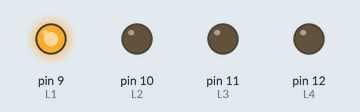
Simulated run of this sketch. Board: Arduino Uno, built with avr-gcc and run on an emulated ATmega328P. On the bench: output pins drawn as LEDs (lit = HIGH).

Above: at 0.07 s.
At 0.22 s:
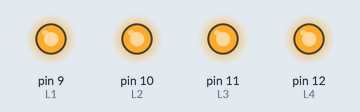
At 0.9 s:
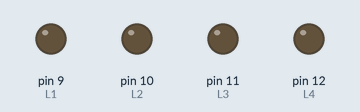
At 1.57 s:
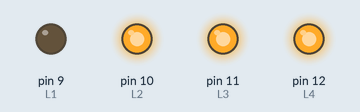
At 2.22 s:
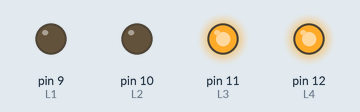
At 4.17 s:
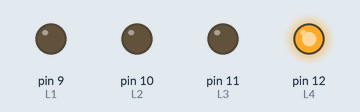
Timing chart, 0 to 4.5 s (numbered marks = the images above):
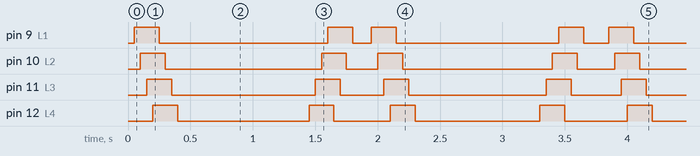

The sketch:

ExercicioLed3_9_HIPER_MEGA_AVANCADO.ino
```cpp
int L4 = 12;
int L3 = 11;
int L2 = 10;
int L1 = 9;
int Velocidade=50;
int Velocidade2=50;
int Velocidade3=1000;

void setup() {
  pinMode(L1, OUTPUT);
  pinMode(L2, OUTPUT);
  pinMode(L3, OUTPUT);
  pinMode(L4, OUTPUT);
}

void loop() {
  delay(Velocidade2);

  digitalWrite(L1, HIGH);
  delay(Velocidade);
  digitalWrite(L2, HIGH);
  delay(Velocidade);
  digitalWrite(L3, HIGH);
  delay(Velocidade);
  digitalWrite(L4, HIGH);
  delay(Velocidade);
  digitalWrite(L1, LOW);
  delay(Velocidade);
  digitalWrite(L2, LOW);
  delay(Velocidade);
  digitalWrite(L3, LOW);
  delay(Velocidade);
  digitalWrite(L4, LOW);
  delay(Velocidade);
  Velocidade2+=50;

  delay(Velocidade3);

  digitalWrite(L4, HIGH);
  delay(Velocidade);
  digitalWrite(L3, HIGH);
  delay(Velocidade);
  digitalWrite(L2, HIGH);
  delay(Velocidade);
  digitalWrite(L1, HIGH);
  delay(Velocidade);
  digitalWrite(L4, LOW);
  delay(Velocidade);
  digitalWrite(L3, LOW);
  delay(Velocidade);
  digitalWrite(L2, LOW);
  delay(Velocidade);
  digitalWrite(L1, LOW);
  delay(Velocidade);

  if(Velocidade3<=0)
  {
    Velocidade3=1000;
  }
  else
  {
    Velocidade3-=50;
  }

  /*
   digitalWrite(L1, HIGH);
  delay(150);
  digitalWrite(L2, HIGH);
  delay(150);
  digitalWrite(L3, HIGH);
  delay(150);
  digitalWrite(L4, HIGH);
  delay(150);
  digitalWrite(L1, LOW);
  delay(150);
  digitalWrite(L2, LOW);
  delay(150);
  digitalWrite(L3, LOW);
  delay(150);
  digitalWrite(L4, LOW);
  delay(150);

  digitalWrite(L4, HIGH);
  delay(150);

  digitalWrite(L3, HIGH);
  delay(150);
  digitalWrite(L2, HIGH);
  delay(150);
  digitalWrite(L1, HIGH);
  delay(150);
  digitalWrite(L4, LOW);
  delay(150);
  digitalWrite(L3, LOW);
  delay(150);
  digitalWrite(L2, LOW);
  delay(150);
  digitalWrite(L1, LOW);
  delay(150);
  */
}
```

Measured:
- by itself, pin 9 (L1), pin 11 (L3), pin 12 (L4): moves between LOW and HIGH, repeating every 1.9 s
- by itself, pin 10 (L2): repeats every 1.9 s: LOW 1.3 s, HIGH 0.20 s, LOW 0.25 s, HIGH 0.20 s
- by itself, everything shown: repeats every 1.9 s, in 16 steps
